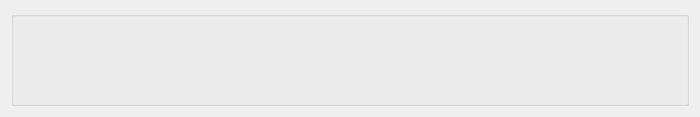
<?xml version="1.0" encoding="UTF-8"?>
<ui version="4.0">
 <class>Widget</class>
 <widget class="QWidget" name="Widget">
  <property name="geometry">
   <rect>
    <x>0</x>
    <y>0</y>
    <width>700</width>
    <height>117</height>
   </rect>
  </property>
  <property name="minimumSize">
   <size>
    <width>700</width>
    <height>0</height>
   </size>
  </property>
  <property name="maximumSize">
   <size>
    <width>700</width>
    <height>117</height>
   </size>
  </property>
  <property name="font">
   <font>
    <pointsize>60</pointsize>
   </font>
  </property>
  <property name="focusPolicy">
   <enum>Qt::NoFocus</enum>
  </property>
  <property name="windowTitle">
   <string>Widget</string>
  </property>
  <layout class="QGridLayout" name="gridLayout">
   <item row="0" column="1">
    <widget class="QGroupBox" name="groupBox">
     <property name="sizePolicy">
      <sizepolicy hsizetype="Preferred" vsizetype="Expanding">
       <horstretch>0</horstretch>
       <verstretch>0</verstretch>
      </sizepolicy>
     </property>
     <property name="minimumSize">
      <size>
       <width>0</width>
       <height>88</height>
      </size>
     </property>
     <property name="maximumSize">
      <size>
       <width>999999</width>
       <height>999999</height>
      </size>
     </property>
     <property name="font">
      <font>
       <pointsize>70</pointsize>
      </font>
     </property>
     <property name="autoFillBackground">
      <bool>false</bool>
     </property>
     <property name="title">
      <string/>
     </property>
     <layout class="QFormLayout" name="formLayout">
      <property name="fieldGrowthPolicy">
       <enum>QFormLayout::FieldsStayAtSizeHint</enum>
      </property>
     </layout>
    </widget>
   </item>
  </layout>
 </widget>
 <layoutdefault spacing="6" margin="11"/>
 <resources/>
 <connections/>
</ui>
